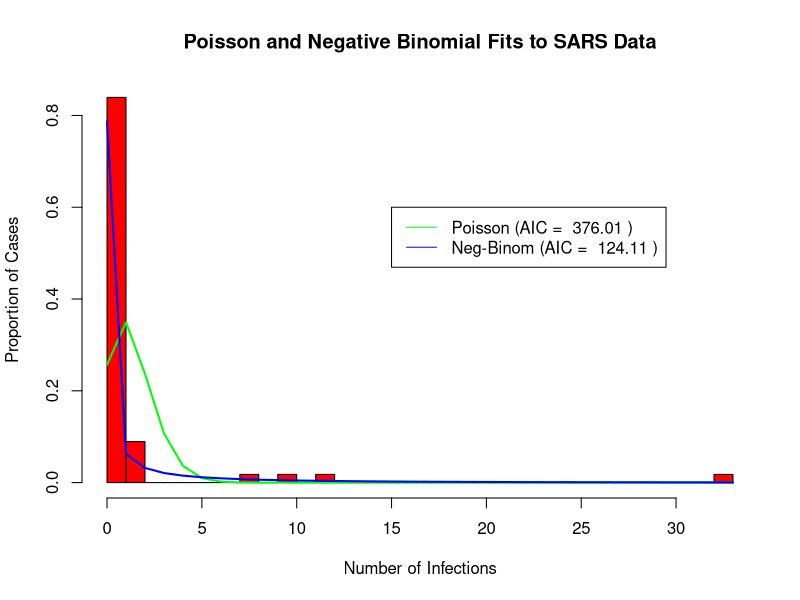

This figure's R source:
#ECL 298 HW Week 6: Fitting Negative Binomial
#Noam Ross, February 11, 2011

fitdiscdist <- function(data, distpick, guesspars) {
# This function fits a discrete probability distribution to a distribution of 
# data, using a maximum-likelihood method.
# Arguments:
#   data: a vector of integers representing the data to be fit
#   distpick: the distribution to use to fit, e.g. dpois, dnbinom
#   guesspars: a set of initial guesses for the distribution parameters, in the form
#     of a vector with names
  optim.out = optim(guesspars, negloglike, method="BFGS",data=data, distpick=distpick) #run optimize function on negloglike function,
  AIC = 2*length(guesspars) + 2*optim.out$value #calculate information criterion
  out = list(pars=optim.out$par, likelihood=(-optim.out$value), AIC=AIC) #package outputs as list
  return(out) #output the list
}

negloglike <- function(pars, data, distpick) {
# This function calculates the negative log likelihood of data under a given function and parameters
# Arguments:
#   data: a vector of integers representing the data to be fit
#   distpick: the distribution to use to fit, e.g. dpois, dnbinom
#   pars: a set of initial guesses for the distribution parameters, in the form
#     of a list with names
  callparms = c(list(x=data,log=TRUE), as.list(pars))  #create a unified list of arguments
  loglikelihoods = do.call(distpick, callparms) #call the distribution function with those arguments
  out = -sum(loglikelihoods)   #sum the loglikelihoods
  return(out) #output the optimizing value

}

#Work session to fit data
data=c(33,rep(0,25),rep(1,3),rep(2,2),rep(2,3),8,10,rep(0,19),12) #create the data to fit
nbprobguess = 1-(mean(data)/var(data)) # set initial guess for probability for neg-binomfit
nbsizeguess = mean(data)*(1-nbprobguess)/nbprobguess #set initial guess for size for neg-binomfit
nbiguess = c(prob=nbprobguess, size=nbsizeguess) #list of initial guesses for fit of neg-binomial distribution.  These are calulated 

nbinomrun = fitdiscdist(data,dnbinom,nbiguess) #fit the data to a negative binomial distribution
poisrun = fitdiscdist(data,dpois,mean(data)) #fit the data to a poisson distribution

#Plot data
hist(data,n=24,col="red",freq=FALSE, main="Poisson and Negative Binomial Fits to SARS Data",
     xlab="Number of Infections",ylab="Proportion of Cases")
pys = dpois(0:33,lambda=poisrun$par)
dnys = dnbinom(0:33,size=nbinomrun$par['size'],prob=nbinomrun$par['prob'])
xs = 0:33
lines(xs,pys,col="green",lwd=2)
lines(xs,dnys,col="blue",lwd=2)
legend(15,0.6,c(paste("Poisson (AIC = ",round(poisrun$AIC,2),")"),
       paste("Neg-Binom (AIC = ",round(nbinomrun$AIC,2),")")), col=c("green","blue"), 
       lty=c(1,1))